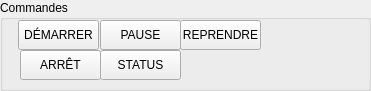
     <widget class="QGroupBox" name="groupBox_commandes">
      <property name="geometry">
       <rect>
        <x>440</x>
        <y>490</y>
        <width>371</width>
        <height>91</height>
       </rect>
      </property>
      <property name="title">
       <string>Commandes</string>
      </property>
      <widget class="QPushButton" name="pushButton_demarrer">
       <property name="geometry">
        <rect>
         <x>18</x>
         <y>20</y>
         <width>81</width>
         <height>30</height>
        </rect>
       </property>
       <property name="text">
        <string>DÉMARRER</string>
       </property>
      </widget>
      <widget class="QPushButton" name="pushButton_pause">
       <property name="geometry">
        <rect>
         <x>100</x>
         <y>20</y>
         <width>81</width>
         <height>30</height>
        </rect>
       </property>
       <property name="text">
        <string>PAUSE</string>
       </property>
      </widget>
      <widget class="QPushButton" name="pushButton_reprendre">
       <property name="geometry">
        <rect>
         <x>180</x>
         <y>20</y>
         <width>81</width>
         <height>30</height>
        </rect>
       </property>
       <property name="text">
        <string>REPRENDRE</string>
       </property>
      </widget>
      <widget class="QPushButton" name="pushButton_arret">
       <property name="geometry">
        <rect>
         <x>20</x>
         <y>50</y>
         <width>81</width>
         <height>30</height>
        </rect>
       </property>
       <property name="text">
        <string>ARRÊT</string>
       </property>
      </widget>
      <widget class="QPushButton" name="pushButton_status">
       <property name="geometry">
        <rect>
         <x>100</x>
         <y>50</y>
         <width>81</width>
         <height>30</height>
        </rect>
       </property>
       <property name="text">
        <string>STATUS</string>
       </property>
      </widget>
     </widget>
